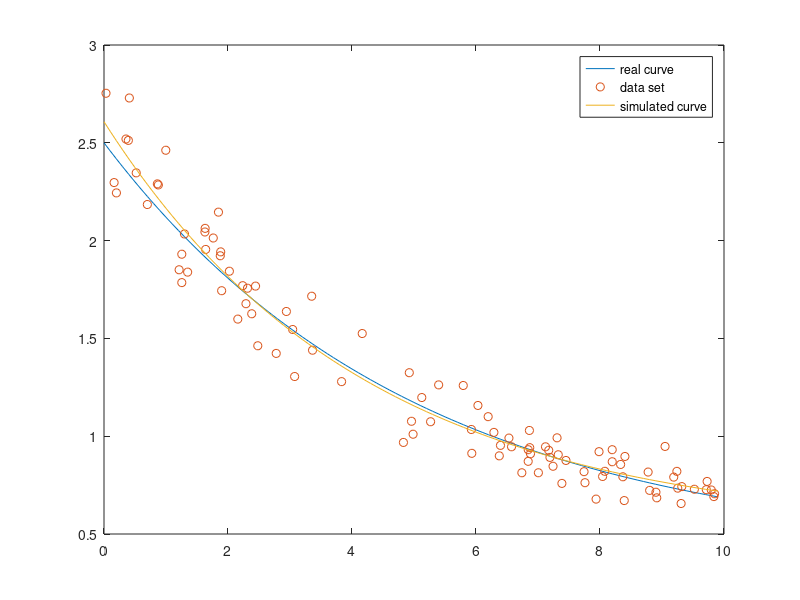

Reproduce this figure in MATLAB.
a=2.1;
b=0.4;
lambda=0.2;
x = 0:0.1:9.9;
y_true = a * exp(-lambda * x) + b;
%y_moni = 2.07987 * exp(-0.21039 * x) + 0.442052;
%y_moni = 2.03777 * exp(-0.251146 * x) +0.573259;
%y_moni = 2.09608 * exp(-0.203872 * x) + 0.414446;
y_moni = 2.08521 * exp(-0.238613 * x) + 0.522626;
%y = [8.40188,0.844432;7.9844,0.871674;2.77775,1.55962;6.28871,1.00603;9.5223,0.721739;7.17297,0.912573;0.163006,2.41028;8.04177,0.807601;1.2979,2.02266;8.39112,0.730887;6.37552,0.951401;9.72775,0.739335;5.26745,1.11169;8.91529,0.716878;8.07725,0.818981;0.860558,2.19049;8.90233,0.732516;0.20023,2.38883;2.3828,1.68561;5.3976,1.16696;5.12535,1.16878;0.392803,2.37056;9.3081,0.687586;7.38534,0.824509;6.87861,0.921789;8.80075,0.741161;2.28968,1.71663;6.8667,0.935954;6.57304,0.956519;9.2397,0.779822;6.84219,0.932955;2.15825,1.72637;6.19596,1.04458;3.07458,1.47544;1.87533,1.86042;4.16501,1.37754;9.84752,0.700434;3.83188,1.3477;2.9416,1.58433;2.44413,1.70683;1.25475,2.01357;7.45071,0.874491;1.76211,1.90548;7.32654,0.894167;6.39458,0.971754;1.34902,1.97056;0.699064,2.21854;8.19677,0.868731;0.519388,2.30215;1.25468,1.98504;1.63131,1.94614;8.19695,0.838216;5.7943,1.13468;0.996401,2.18497;3.04295,1.54339;8.77614,0.791193;0.354209,2.38404;9.25377,0.732422;9.79434,0.712776;9.83596,0.692307;1.63968,1.92164;2.48044,1.62716;7.0062,0.871817;2.31428,1.72997;2.23656,1.74879;9.71466,0.715572;7.19269,0.89531;5.9254,1.03908;3.36351,1.46298;0.0323146,2.52939;8.33243,0.826259;4.8295,1.12223;7.12087,0.923284;0.408643,2.40267;6.73936,0.889533;1.84622,1.91512;7.30729,0.934221;2.02213,1.81078;6.5313,0.977698;0.876436,2.18497;6.86125,0.974017;5.93211,0.991693;7.75767,0.805856;1.89751,1.81657;1.88201,1.86325;9.1893,0.765062;1.21143,2.00962;7.74273,0.833297;7.93657,0.756559;9.04932,0.853406;1.62757,1.94314;4.92399,1.23174;4.95977,1.14402;6.84178,0.907554;6.03109,1.07859;7.24252,0.872291;4.98525,1.11876;9.31895,0.734822;8.36828,0.793213;3.34972,1.54003];
%y = [8.40188,1.05721;7.9844,1.05714;2.77775,1.37856;6.28871,1.04205;9.5223,0.757908;7.17297,0.961883;0.163006,2.32085;8.04177,0.756184;1.2979,2.03377;8.39112,0.486111;6.37552,0.810032;9.72775,0.896243;5.26745,1.02923;8.91529,0.572155;8.07725,0.824976;0.860558,2.2806;8.90233,0.64668;0.20023,2.27389;2.3828,1.61234;5.3976,1.38085;5.12535,1.23021;0.392803,2.48747;9.3081,0.532398;7.38534,0.604777;6.87861,0.886628;8.80075,0.660845;2.28968,1.6694;6.8667,0.952388;6.57304,0.926525;9.2397,0.975595;6.84219,0.926937;2.15825,1.5766;6.19596,1.1901;3.07458,1.23545;1.87533,1.92924;4.16501,1.63588;9.84752,0.730149;3.83188,1.23506;2.9416,1.65749;2.44413,1.78205;1.25475,1.93214;7.45071,0.879596;1.76211,2.02235;7.32654,0.930377;6.39458,0.920723;1.34902,1.83916;0.699064,2.18871;8.19677,1.11317;0.519388,2.33952;1.25468,1.78939;1.63131,2.06911;8.19695,0.960655;5.7943,1.4371;0.996401,2.44256;3.04295,1.54635;8.77614,0.903874;0.354209,2.49469;9.25377,0.742313;9.79434,0.779329;9.83596,0.686801;1.63968,1.95676;2.48044,1.42096;7.0062,0.690238;2.31428,1.76219;2.23656,1.77345;9.71466,0.774279;7.19269,0.883446;5.9254,1.02732;3.36351,1.42814;0.0323146,2.70107;8.33243,0.944455;4.8295,0.813777;7.12087,0.994479;0.408643,2.67259;6.73936,0.665412;1.84622,2.16906;7.30729,1.12316;2.02213,1.84807;6.5313,1.01351;0.876436,2.27544;6.86125,1.14039;5.93211,0.793848;7.75767,0.64913;1.89751,1.73557;1.88201,1.95113;9.1893,0.888387;1.21143,1.85552;7.74273,0.781007;7.93657,0.465211;9.04932,1.29215;1.62757,2.04957;4.92399,1.4212;4.95977,1.00494;6.84178,0.799761;6.03109,1.27862;7.24252,0.788115;4.98525,0.894462;9.31895,0.771406;8.36828,0.790558;3.34972,1.80155];
%y = [8.40188,0.801761;7.9844,0.834874;2.77775,1.58673;6.28871,0.999265;9.5223,0.714308;7.17297,0.90302;0.163006,2.41904;8.04177,0.817819;1.2979,2.02129;8.39112,0.779963;6.37552,0.978025;9.72775,0.706974;5.26745,1.12647;8.91529,0.746247;8.07725,0.817789;0.860558,2.18017;8.90233,0.74993;0.20023,2.4002;2.3828,1.69612;5.3976,1.12838;5.12535,1.15785;0.392803,2.35844;9.3081,0.719338;7.38534,0.867365;6.87861,0.928534;8.80075,0.757419;2.28968,1.72333;6.8667,0.932803;6.57304,0.96221;9.2397,0.739822;6.84219,0.934108;2.15825,1.74731;6.19596,1.01737;3.07458,1.51241;1.87533,1.85114;4.16501,1.33416;9.84752,0.694292;3.83188,1.36617;2.9416,1.5732;2.44413,1.69596;1.25475,2.02358;7.45071,0.873494;1.76211,1.88997;7.32654,0.887117;6.39458,0.981371;1.34902,1.98696;0.699064,2.22184;8.19677,0.81996;0.519388,2.29816;1.25468,2.00908;1.63131,1.93011;8.19695,0.813787;5.7943,1.07909;0.996401,2.15471;3.04295,1.54293;8.77614,0.768396;0.354209,2.37267;9.25377,0.730401;9.79434,0.699033;9.83596,0.693444;1.63968,1.91706;2.48044,1.65707;7.0062,0.906803;2.31428,1.72538;2.23656,1.74531;9.71466,0.703467;7.19269,0.897611;5.9254,1.04125;3.36351,1.46848;0.0323146,2.51315;8.33243,0.802596;4.8295,1.17622;7.12087,0.909514;0.408643,2.37459;6.73936,0.932319;1.84622,1.88102;7.30729,0.89746;2.02213,1.80566;6.5313,0.970913;0.876436,2.17458;6.86125,0.942121;5.93211,1.02828;7.75767,0.83676;1.89751,1.82752;1.88201,1.8514;9.1893,0.73989;1.21143,2.02842;7.74273,0.843603;7.93657,0.814293;9.04932,0.764114;1.62757,1.92928;4.92399,1.19841;4.95977,1.16854;6.84178,0.928206;6.03109,1.04145;7.24252,0.888635;4.98525,1.15836;9.31895,0.727335;8.36828,0.793745;3.34972,1.49875];
y=[8.40188,0.89646;7.9844,0.920973;2.77775,1.42328;6.28871,1.01947;9.5223,0.728808;7.17297,0.92799;0.163006,2.29667;8.04177,0.79409;1.2979,2.0339;8.39112,0.670904;6.37552,0.899559;9.72775,0.768766;5.26745,1.07395;8.91529,0.684943;8.07725,0.820546;0.860558,2.29006;8.90233,0.713526;0.20023,2.24389;2.3828,1.6259;5.3976,1.26235;5.12535,1.19771;0.392803,2.51241;9.3081,0.65593;7.38534,0.758666;6.87861,0.910129;8.80075,0.723028;2.28968,1.67742;6.8667,0.941417;6.57304,0.945945;9.2397,0.820308;6.84219,0.930945;2.15825,1.59871;6.19596,1.09989;3.07458,1.30513;1.87533,1.92249;4.16501,1.52495;9.84752,0.705876;3.83188,1.279;2.9416,1.63765;2.44413,1.76738;1.25475,1.93041;7.45071,0.876001;1.76211,2.01331;7.32654,0.905145;6.39458,0.953111;1.34902,1.83888;0.699064,2.18449;8.19677,0.931006;0.519388,2.34636;1.25468,1.78524;1.63131,2.06261;8.19695,0.869408;5.7943,1.25925;0.996401,2.46197;3.04295,1.5455;8.77614,0.816759;0.354209,2.51933;9.25377,0.734462;9.79434,0.725094;9.83596,0.691296;1.63968,1.95485;2.48044,1.46236;7.0062,0.81312;2.31428,1.75659;2.23656,1.76948;9.71466,0.726612;7.19269,0.891616;5.9254,1.03436;3.36351,1.43965;0.0323146,2.75327;8.33243,0.855565;4.8295,0.96813;7.12087,0.945776;0.408643,2.72913;6.73936,0.813113;1.84622,2.14551;7.30729,0.991728;2.02213,1.84345;6.5313,0.990429;0.876436,2.28462;6.86125,1.02938;5.93211,0.912412;7.75767,0.762263;1.89751,1.74383;1.88201,1.94241;9.1893,0.790824;1.21143,1.85089;7.74273,0.818709;7.93657,0.678369;9.04932,0.947659;1.62757,2.04402;4.92399,1.32462;4.95977,1.07632;6.84178,0.871544;6.03109,1.15718;7.24252,0.846336;4.98525,1.01014;9.31895,0.742268;8.36828,0.792559;3.34972,1.71568];
plot(x,y_true,y(:,1),y(:,2),'o',x,y_moni);
legend('real curve','data set','simulated curve');

